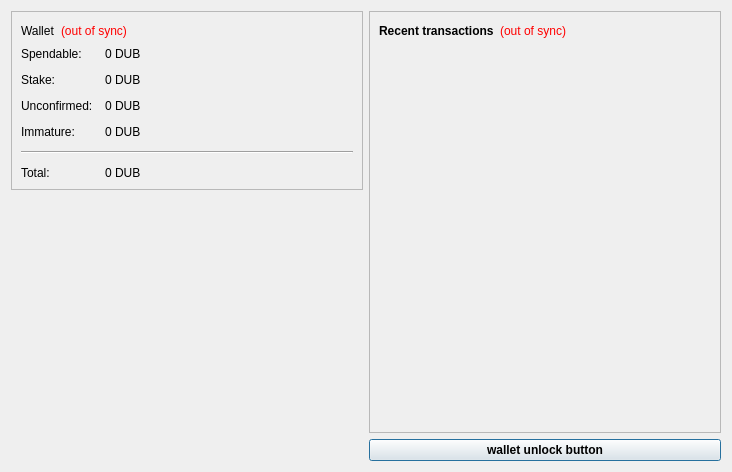
<?xml version="1.0" encoding="UTF-8"?>
<ui version="4.0">
 <class>OverviewPage</class>
 <widget class="QWidget" name="OverviewPage">
  <property name="geometry">
   <rect>
    <x>0</x>
    <y>0</y>
    <width>732</width>
    <height>472</height>
   </rect>
  </property>
  <property name="windowTitle">
   <string>Form</string>
  </property>
  <layout class="QHBoxLayout" name="horizontalLayout" stretch="0,0">
   <item>
    <layout class="QVBoxLayout" name="verticalLayout_2">
     <item>
      <widget class="QFrame" name="frame">
       <property name="frameShape">
        <enum>QFrame::StyledPanel</enum>
       </property>
       <property name="frameShadow">
        <enum>QFrame::Raised</enum>
       </property>
       <layout class="QVBoxLayout" name="verticalLayout_4">
        <item>
         <layout class="QHBoxLayout" name="horizontalLayout_4">
          <item>
           <widget class="QLabel" name="label_5">
            <property name="font">
             <font>
              <weight>50</weight>
              <bold>false</bold>
             </font>
            </property>
            <property name="text">
             <string>Wallet</string>
            </property>
           </widget>
          </item>
          <item>
           <widget class="QLabel" name="labelWalletStatus">
            <property name="toolTip">
             <string>The displayed information may be out of date. Your wallet automatically synchronizes with the dubstep network after a connection is established, but this process has not completed yet.</string>
            </property>
            <property name="styleSheet">
             <string notr="true">QLabel { color: red; }</string>
            </property>
            <property name="text">
             <string notr="true">(out of sync)</string>
            </property>
            <property name="alignment">
             <set>Qt::AlignLeading|Qt::AlignLeft|Qt::AlignVCenter</set>
            </property>
           </widget>
          </item>
          <item>
           <spacer name="horizontalSpacer_2">
            <property name="orientation">
             <enum>Qt::Horizontal</enum>
            </property>
            <property name="sizeHint" stdset="0">
             <size>
              <width>40</width>
              <height>20</height>
             </size>
            </property>
           </spacer>
          </item>
         </layout>
        </item>
        <item>
         <layout class="QFormLayout" name="formLayout_2">
          <property name="fieldGrowthPolicy">
           <enum>QFormLayout::AllNonFixedFieldsGrow</enum>
          </property>
          <property name="horizontalSpacing">
           <number>12</number>
          </property>
          <property name="verticalSpacing">
           <number>12</number>
          </property>
          <item row="0" column="0">
           <widget class="QLabel" name="label">
            <property name="text">
             <string>Spendable:</string>
            </property>
           </widget>
          </item>
          <item row="0" column="1">
           <widget class="QLabel" name="labelBalance">
            <property name="font">
             <font>
              <weight>50</weight>
              <bold>false</bold>
             </font>
            </property>
            <property name="cursor">
             <cursorShape>IBeamCursor</cursorShape>
            </property>
            <property name="toolTip">
             <string>Your current spendable balance</string>
            </property>
            <property name="text">
             <string notr="true">0 DUB</string>
            </property>
            <property name="textInteractionFlags">
             <set>Qt::LinksAccessibleByMouse|Qt::TextSelectableByKeyboard|Qt::TextSelectableByMouse</set>
            </property>
           </widget>
          </item>
          <item row="1" column="0">
           <widget class="QLabel" name="label_6">
            <property name="text">
             <string>Stake:</string>
            </property>
           </widget>
          </item>
          <item row="1" column="1">
           <widget class="QLabel" name="labelStake">
            <property name="font">
             <font>
              <weight>50</weight>
              <bold>false</bold>
             </font>
            </property>
            <property name="cursor">
             <cursorShape>IBeamCursor</cursorShape>
            </property>
            <property name="toolTip">
             <string>Total of coins that was staked, and do not yet count toward the current balance</string>
            </property>
            <property name="text">
             <string notr="true">0 DUB</string>
            </property>
            <property name="textInteractionFlags">
             <set>Qt::LinksAccessibleByMouse|Qt::TextSelectableByKeyboard|Qt::TextSelectableByMouse</set>
            </property>
           </widget>
          </item>
          <item row="2" column="0">
           <widget class="QLabel" name="label_3">
            <property name="text">
             <string>Unconfirmed:</string>
            </property>
           </widget>
          </item>
          <item row="2" column="1">
           <widget class="QLabel" name="labelUnconfirmed">
            <property name="font">
             <font>
              <weight>50</weight>
              <bold>false</bold>
             </font>
            </property>
            <property name="cursor">
             <cursorShape>IBeamCursor</cursorShape>
            </property>
            <property name="toolTip">
             <string>Total of transactions that have yet to be confirmed, and do not yet count toward the current balance</string>
            </property>
            <property name="text">
             <string notr="true">0 DUB</string>
            </property>
            <property name="textInteractionFlags">
             <set>Qt::LinksAccessibleByMouse|Qt::TextSelectableByKeyboard|Qt::TextSelectableByMouse</set>
            </property>
           </widget>
          </item>
          <item row="3" column="0">
           <widget class="QLabel" name="labelImmatureText">
            <property name="text">
             <string>Immature:</string>
            </property>
           </widget>
          </item>
          <item row="3" column="1">
           <widget class="QLabel" name="labelImmature">
            <property name="font">
             <font>
              <weight>50</weight>
              <bold>false</bold>
             </font>
            </property>
            <property name="toolTip">
             <string>Mined balance that has not yet matured</string>
            </property>
            <property name="text">
             <string notr="true">0 DUB</string>
            </property>
            <property name="textInteractionFlags">
             <set>Qt::LinksAccessibleByMouse|Qt::TextSelectableByKeyboard|Qt::TextSelectableByMouse</set>
            </property>
           </widget>
          </item>
          <item row="4" column="0" colspan="2">
           <widget class="Line" name="line">
            <property name="orientation">
             <enum>Qt::Horizontal</enum>
            </property>
           </widget>
          </item>
          <item row="5" column="0">
           <widget class="QLabel" name="labelTotalText">
            <property name="text">
             <string>Total:</string>
            </property>
           </widget>
          </item>
          <item row="5" column="1">
           <widget class="QLabel" name="labelTotal">
            <property name="font">
             <font>
              <weight>50</weight>
              <bold>false</bold>
             </font>
            </property>
            <property name="cursor">
             <cursorShape>IBeamCursor</cursorShape>
            </property>
            <property name="toolTip">
             <string>Your current total balance</string>
            </property>
            <property name="text">
             <string notr="true">0 DUB</string>
            </property>
            <property name="textInteractionFlags">
             <set>Qt::LinksAccessibleByMouse|Qt::TextSelectableByKeyboard|Qt::TextSelectableByMouse</set>
            </property>
           </widget>
          </item>
         </layout>
        </item>
       </layout>
      </widget>
     </item>
     <item>
      <spacer name="verticalSpacer_4">
       <property name="orientation">
        <enum>Qt::Vertical</enum>
       </property>
       <property name="sizeHint" stdset="0">
        <size>
         <width>20</width>
         <height>40</height>
        </size>
       </property>
      </spacer>
     </item>
     <item>
      <widget class="QLabel" name="label_2">
       <property name="text">
        <string/>
       </property>
       <property name="pixmap">
        <pixmap resource="../bitcoin.qrc">:/images/wallet_logo</pixmap>
       </property>
       <property name="alignment">
        <set>Qt::AlignCenter</set>
       </property>
      </widget>
     </item>
     <item>
      <spacer name="verticalSpacer">
       <property name="orientation">
        <enum>Qt::Vertical</enum>
       </property>
       <property name="sizeHint" stdset="0">
        <size>
         <width>20</width>
         <height>40</height>
        </size>
       </property>
      </spacer>
     </item>
    </layout>
   </item>
   <item>
    <layout class="QVBoxLayout" name="verticalLayout_3">
     <item>
      <widget class="QFrame" name="frame_2">
       <property name="frameShape">
        <enum>QFrame::StyledPanel</enum>
       </property>
       <property name="frameShadow">
        <enum>QFrame::Raised</enum>
       </property>
       <layout class="QVBoxLayout" name="verticalLayout">
        <item>
         <layout class="QHBoxLayout" name="horizontalLayout_2">
          <item>
           <widget class="QLabel" name="label_4">
            <property name="text">
             <string>&lt;b&gt;Recent transactions&lt;/b&gt;</string>
            </property>
           </widget>
          </item>
          <item>
           <widget class="QLabel" name="labelTransactionsStatus">
            <property name="toolTip">
             <string>The displayed information may be out of date. Your wallet automatically synchronizes with the dubstep network after a connection is established, but this process has not completed yet.</string>
            </property>
            <property name="styleSheet">
             <string notr="true">QLabel { color: red; }</string>
            </property>
            <property name="text">
             <string notr="true">(out of sync)</string>
            </property>
            <property name="alignment">
             <set>Qt::AlignRight|Qt::AlignTrailing|Qt::AlignVCenter</set>
            </property>
           </widget>
          </item>
          <item>
           <spacer name="horizontalSpacer">
            <property name="orientation">
             <enum>Qt::Horizontal</enum>
            </property>
            <property name="sizeHint" stdset="0">
             <size>
              <width>40</width>
              <height>20</height>
             </size>
            </property>
           </spacer>
          </item>
         </layout>
        </item>
        <item>
         <widget class="QListView" name="listTransactions">
          <property name="styleSheet">
           <string notr="true">QListView { background: transparent; }</string>
          </property>
          <property name="frameShape">
           <enum>QFrame::NoFrame</enum>
          </property>
          <property name="verticalScrollBarPolicy">
           <enum>Qt::ScrollBarAlwaysOff</enum>
          </property>
          <property name="horizontalScrollBarPolicy">
           <enum>Qt::ScrollBarAlwaysOff</enum>
          </property>
          <property name="selectionMode">
           <enum>QAbstractItemView::NoSelection</enum>
          </property>
         </widget>
        </item>
       </layout>
      </widget>
     </item>
     <item>
      <widget class="QPushButton" name="unlockWalletButton">
       <property name="sizePolicy">
        <sizepolicy hsizetype="Minimum" vsizetype="Fixed">
         <horstretch>0</horstretch>
         <verstretch>0</verstretch>
        </sizepolicy>
       </property>
       <property name="maximumSize">
        <size>
         <width>16777214</width>
         <height>16777214</height>
        </size>
       </property>
       <property name="font">
        <font>
         <weight>75</weight>
         <bold>true</bold>
        </font>
       </property>
       <property name="toolTip">
        <string/>
       </property>
       <property name="text">
        <string>wallet unlock button</string>
       </property>
       <property name="checkable">
        <bool>false</bool>
       </property>
       <property name="autoDefault">
        <bool>false</bool>
       </property>
       <property name="default">
        <bool>true</bool>
       </property>
       <property name="flat">
        <bool>false</bool>
       </property>
      </widget>
     </item>
    </layout>
   </item>
  </layout>
 </widget>
 <resources>
  <include location="../bitcoin.qrc"/>
 </resources>
 <connections/>
</ui>
